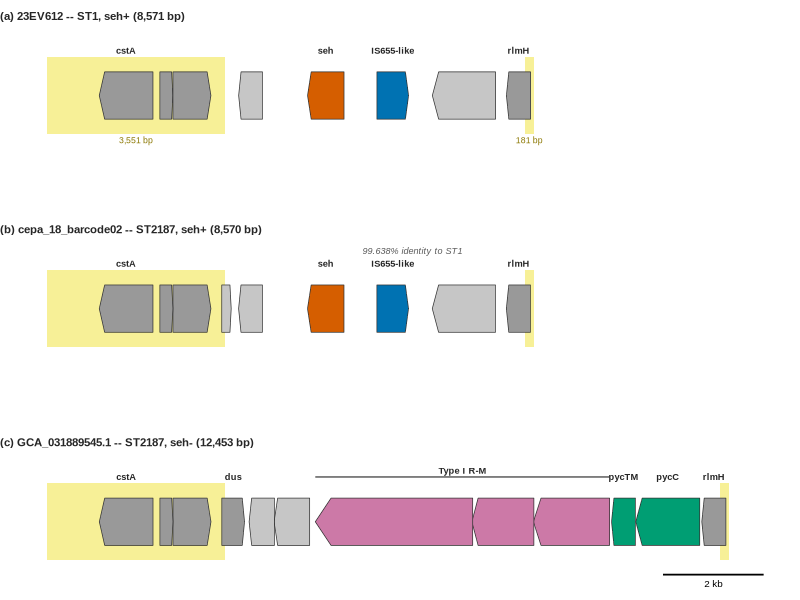
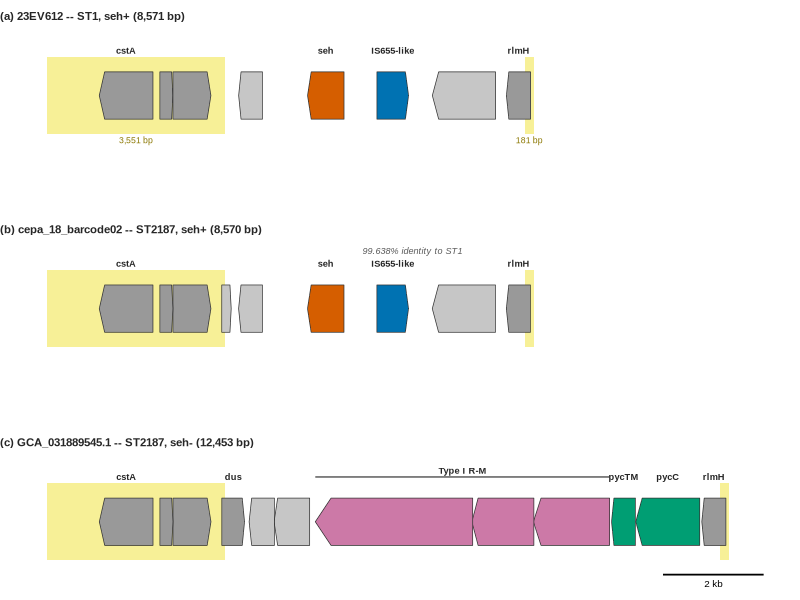

Reproduce these figures in R, in order.
#!/usr/bin/env Rscript
# Figure 3: synteny comparison of the rlmH-cstA interval in 23EV612, cepa_18_barcode02, and GCA_031889545.1.
# CDS coordinates: Bakta GFF3 (results/seh_st1_bovine/phylogenomics_set/gff3/{23EV612,cepa_18_barcode02}.gff3)
#   and the curated ancestral-block CDS table for the ST2187 seh-negative genome
#   (results/seh_st1_bovine/st2187_ancestral_block/st2187_ancestral_block_cds_functional_table.tsv).
# Panel (a) 23EV612 is plotted in native genome coordinates (cstA already at the left edge).
# Panels (b) and (c) are mirrored (x -> length+1-x, strand flipped) so cstA is on the left / rlmH on the
# right in every panel, matching panel (a)'s reading orientation.
# Breakpoint uncertainty intervals: results/seh_st1_bovine/st2187_breakpoints/st2187_breakpoint_coordinates.tsv
# (measured on cepa_18_barcode02; the cstA-proximal offset is shared across panels because x = 0 is defined
# as the cstA-proximal outer edge of the extracted interval in all three panels).

suppressPackageStartupMessages({
  library(ggplot2)
  library(dplyr)
  library(svglite)
  library(ragg)
})

args <- commandArgs(trailingOnly = FALSE)
script_path <- sub("^--file=", "", args[grep("^--file=", args)][1])
root <- normalizePath(file.path(dirname(script_path), ".."), mustWork = TRUE)
out_dir <- file.path(root, "results", "figures")
dir.create(out_dir, recursive = TRUE, showWarnings = FALSE)

font_family <- "Arial"

col_flank  <- "#999999"
col_minor  <- "#C6C6C6"
col_is655  <- "#0072B2"
col_seh    <- "#D55E00"
col_pyc    <- "#009E73"
col_rm     <- "#CC79A7"
col_break  <- "#F0E442"

panel_levels <- c(
  "a" = "(a) 23EV612 -- ST1, seh+ (8,571 bp)",
  "b" = "(b) cepa_18_barcode02 -- ST2187, seh+ (8,570 bp)",
  "c" = "(c) GCA_031889545.1 -- ST2187, seh- (12,453 bp)"
)

# ---- panel (a): 23EV612, contig_1:1880276-1888846, native orientation (cstA already left) ----
a_off <- 1880276
genes_a <- tibble::tribble(
  ~gene,                 ~start,  ~end,    ~strand, ~grp,   ~show_label,
  "cstA",                1880276, 1881343, "-",     "flank", TRUE,
  "cstR",                1881480, 1881740, "+",     "flank", FALSE,
  "tauE",                1881740, 1882495, "+",     "flank", FALSE,
  "Acetyltransferase",   1883046, 1883519, "-",     "minor", FALSE,
  "seh",                 1884415, 1885140, "-",     "seh",   TRUE,
  "IS655-like",          1885794, 1886423, "+",     "is655", TRUE,
  "NO VEIN, C-term.",    1886895, 1888151, "-",     "minor", FALSE,
  "rlmH",                1888367, 1888846, "-",     "flank", TRUE
) %>% dplyr::mutate(start = start - a_off, end = end - a_off, panel = "a")

# ---- panel (b): cepa_18_barcode02, contig_5:945979-954548, mirrored so cstA is on the left ----
b_len <- 954548 - 945979 + 1
mirror_b <- function(pos) (954548 + 945979) - pos
genes_b_raw <- tibble::tribble(
  ~gene,                 ~start,  ~end,    ~strand, ~grp,   ~show_label,
  "rlmH",                945979,  946458,  "+",     "flank", TRUE,
  "NO VEIN, C-term.",    946674,  947930,  "+",     "minor", FALSE,
  "IS655-like",          948402,  949031,  "-",     "is655", TRUE,
  "seh",                 949685,  950410,  "+",     "seh",   TRUE,
  "Acetyltransferase",   951306,  951779,  "+",     "minor", FALSE,
  "hypothetical",        951926,  952114,  "-",     "minor", FALSE,
  "tauE",                952329,  953084,  "-",     "flank", FALSE,
  "cstR",                953084,  953344,  "-",     "flank", FALSE,
  "cstA",                953481,  954548,  "+",     "flank", TRUE
)
genes_b <- genes_b_raw %>%
  dplyr::mutate(
    new_start = mirror_b(end), new_end = mirror_b(start),
    strand = ifelse(strand == "+", "-", "+"),
    start = new_start - 945979, end = new_end - 945979,
    panel = "b"
  ) %>%
  dplyr::select(gene, start, end, strand, grp, show_label, panel)

# ---- panel (c): GCA_031889545.1, ancestral-block coordinates (1..12453), mirrored so cstA is on the left ----
c_len <- 12453
mirror_c <- function(pos) (c_len + 1) - pos
genes_c_raw <- tibble::tribble(
  ~gene,          ~start, ~end,  ~strand, ~grp,
  "rlmH",         1,      480,   "+",     "flank",
  "pycC",         521,    1792,  "+",     "pyc",
  "pycTM",        1798,   2274,  "+",     "pyc",
  "RM_mtase",     2313,   3827,  "+",     "rm",
  "RM_spec",      3817,   5049,  "+",     "rm",
  "RM_endo",      5033,   8161,  "+",     "rm",
  "Membrane",     8273,   8980,  "+",     "minor",
  "hypothetical", 8973,   9476,  "+",     "minor",
  "dus",          9567,   10019, "-",     "flank",
  "tauE",         10234,  10989, "-",     "flank",
  "cstR",         10989,  11249, "-",     "flank",
  "cstA",         11386,  12453, "+",     "flank"
)
genes_c <- genes_c_raw %>%
  dplyr::mutate(
    new_start = mirror_c(end), new_end = mirror_c(start),
    strand = ifelse(strand == "+", "-", "+"),
    start = new_start, end = new_end,
    panel = "c",
    show_label = gene %in% c("cstA", "rlmH", "pycC", "pycTM", "dus")
  ) %>%
  dplyr::select(gene, start, end, strand, grp, show_label, panel)

genes <- dplyr::bind_rows(genes_a, genes_b, genes_c) %>%
  dplyr::mutate(panel = factor(panel, levels = names(panel_levels), labels = panel_levels))

pal <- c(flank = col_flank, minor = col_minor, is655 = col_is655, seh = col_seh, pyc = col_pyc, rm = col_rm)

gene_arrow_poly <- function(df) {
  out <- vector("list", nrow(df))
  for (i in seq_len(nrow(df))) {
    x0 <- df$start[i]; x1 <- df$end[i]
    head_len <- min(max((x1 - x0) * 0.10, 25), (x1 - x0) * 0.6)
    if (df$strand[i] == "+") {
      x <- c(x0, x1 - head_len, x1, x1 - head_len, x0)
    } else {
      x <- c(x1, x0 + head_len, x0, x0 + head_len, x1)
    }
    y <- c(-0.38, -0.38, 0, 0.38, 0.38)
    out[[i]] <- data.frame(x = x, y = y, id = i, gene = df$gene[i], grp = df$grp[i], panel = df$panel[i])
  }
  dplyr::bind_rows(out)
}
gene_poly <- gene_arrow_poly(genes)
gene_poly$uid <- interaction(gene_poly$panel, gene_poly$id, drop = TRUE)

label_df <- genes %>% dplyr::filter(show_label) %>%
  dplyr::mutate(xmid = (start + end) / 2)

# ---- breakpoint uncertainty zones ----
# cstA-proximal ("downstream/opposite") zone: same offset (x=0 is the cstA-proximal outer edge in all panels)
cstA_zone <- data.frame(xmin = -1045, xmax = 2505)
# rlmH-proximal zone: offset measured from each panel's own rlmH left edge (365-545 bp past that edge)
rlmH_left <- c(a = 8091, b = 8090, c = 11974)
rlmH_zone <- data.frame(
  panel = factor(names(panel_levels), levels = names(panel_levels), labels = panel_levels),
  xmin = rlmH_left + 365, xmax = rlmH_left + 545
)
cstA_zone_rep <- rlmH_zone %>% dplyr::mutate(xmin = cstA_zone$xmin, xmax = cstA_zone$xmax)

x_lo <- -1250
x_hi <- c_len + 750

p <- ggplot() +
  geom_rect(data = cstA_zone_rep, aes(xmin = xmin, xmax = xmax, ymin = -0.62, ymax = 0.62),
            fill = col_break, alpha = 0.55, color = NA) +
  geom_rect(data = rlmH_zone, aes(xmin = xmin, xmax = xmax, ymin = -0.62, ymax = 0.62),
            fill = col_break, alpha = 0.55, color = NA) +
  geom_polygon(data = gene_poly, aes(x = x, y = y, group = uid, fill = grp), color = "grey20", linewidth = 0.25) +
  geom_text(data = label_df, aes(x = xmid, y = 0.72, label = gene), size = 2.35, family = font_family,
            color = "grey15", fontface = "bold") +
  scale_fill_manual(values = pal, guide = "none") +
  facet_wrap(~panel, ncol = 1, scales = "fixed") +
  coord_cartesian(xlim = c(x_lo, x_hi), ylim = c(-1.15, 1.0), clip = "off") +
  theme_void(base_family = font_family) +
  theme(
    strip.text = element_text(hjust = 0, size = 8.2, face = "bold", family = font_family, color = "grey15",
                               margin = margin(b = 4, t = 8)),
    panel.spacing.y = unit(10, "mm")
  )

# panel-b identity annotation + panel-a / panel-c breakpoint labels (single instance each, avoids repetition)
p <- p +
  geom_text(data = data.frame(panel = factor(panel_levels["b"], levels = panel_levels), x = c_len / 2, y = 0.72),
            aes(x = x, y = y), label = "99.638% identity to ST1", size = 2.3, family = font_family,
            color = "grey35", fontface = "italic", vjust = 0, nudge_y = 0.16) +
  geom_text(data = data.frame(panel = factor(panel_levels["a"], levels = panel_levels),
                               x = mean(c(cstA_zone$xmin, cstA_zone$xmax)), y = -0.62),
            aes(x = x, y = y), label = "3,551 bp", size = 2.2, family = font_family, color = "#8a7600",
            vjust = 1, nudge_y = -0.05) +
  geom_text(data = data.frame(panel = factor(panel_levels["a"], levels = panel_levels),
                               x = rlmH_left[["a"]] + 455, y = -0.62),
            aes(x = x, y = y), label = "181 bp", size = 2.2, family = font_family, color = "#8a7600",
            vjust = 1, nudge_y = -0.05) +
  # scale bar (shared, drawn once under the bottom panel)
  geom_segment(data = data.frame(panel = factor(panel_levels["c"], levels = panel_levels)),
               aes(x = x_hi - 2000, xend = x_hi, y = -0.85, yend = -0.85), linewidth = 0.6, color = "black") +
  geom_text(data = data.frame(panel = factor(panel_levels["c"], levels = panel_levels)),
            aes(x = x_hi - 1000, y = -1.00), label = "2 kb", size = 2.5, family = font_family, color = "black") +
  # Type I R-M group label (panel c only)
  geom_segment(data = {
    rm_x <- genes_c %>% dplyr::filter(grp == "rm") %>% dplyr::summarise(x0 = min(start), x1 = max(end))
    data.frame(panel = factor(panel_levels["c"], levels = panel_levels), x = rm_x$x0, xend = rm_x$x1, y = 0.72, yend = 0.72)
  }, aes(x = x, xend = xend, y = y, yend = yend), linewidth = 0.4, color = "grey15") +
  geom_text(data = {
    rm_x <- genes_c %>% dplyr::filter(grp == "rm") %>% dplyr::summarise(x0 = min(start), x1 = max(end))
    data.frame(panel = factor(panel_levels["c"], levels = panel_levels), x = (rm_x$x0 + rm_x$x1) / 2, y = 0.72)
  }, aes(x = x, y = y), label = "Type I R-M", size = 2.35, family = font_family, color = "grey15",
  fontface = "bold", vjust = 0, nudge_y = 0.05)

svg_path <- file.path(out_dir, "manuscript_fig3_rlmH_cstA_synteny.svg")
png_path <- file.path(out_dir, "manuscript_fig3_rlmH_cstA_synteny.png")

ggsave(svg_path, p, device = svglite::svglite, width = 7.5, height = 6.2, units = "in")
ggsave(png_path, p, device = ragg::agg_png, width = 7.5, height = 6.2, units = "in", res = 300)

cat("Figure 3 SVG:", svg_path, "\n")
cat("Figure 3 PNG:", png_path, "\n")
